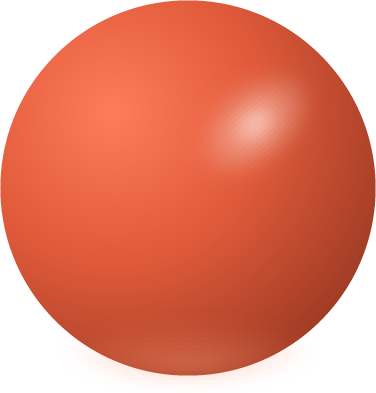
#> input picture dist/assets/brand/notoow-3d.png, 376 x 393 px
$ python package-brand-assets.py ../dist/assets/brand/notoow-3d.png ../dist/assets/brand/notoow-2d.png
#> lines starting #> are read from the running program, lines starting #| are printed output that depends on the picture
"""Package supplied, unchanged notoow artwork for web/icon formats.

Run with the 3D and 2D source PNG paths as arguments. Only icon sizing,
transparent square padding and PNG/ICO encoding are performed.
"""
from pathlib import Path
from PIL import Image
import shutil
import sys

root = Path(__file__).resolve().parents[1]
out = root / 'dist/assets/brand'
out.mkdir(parents=True, exist_ok=True)
shutil.copyfile(sys.argv[1], out / 'notoow-3d.png')
shutil.copyfile(sys.argv[2], out / 'notoow-2d.png')
source = Image.open(sys.argv[1]).convert('RGBA')
#> source is the input picture: PIL image 376x393 RGBA; mean R, G, B, A 175.2, 76, 51.7, 191.6

def icon(size):
    artwork = source.copy()
    artwork.thumbnail((round(size*.92), round(size*.92)), Image.Resampling.LANCZOS)
    canvas = Image.new('RGBA', (size, size), (0, 0, 0, 0))
    canvas.alpha_composite(artwork, ((size-artwork.width)//2, (size-artwork.height)//2))
    return canvas

for size in (16, 32, 48, 180, 192, 512):
    icon(size).save(out / f'icon-{size}.png', optimize=True)
#> this loop made 6 passes
#> pass 1, `icon(size).save(out / f'icon-{size}.png', optimize=True)`:
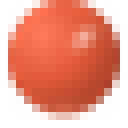
#> saved as icon-16.png: PIL image 16x16 RGBA (shown 8 times larger); mean R, G, B, A 159.2, 67.8, 46.3, 157.7; transparent parts drawn white
#> pass 2, `icon(size).save(out / f'icon-{size}.png', optimize=True)`:
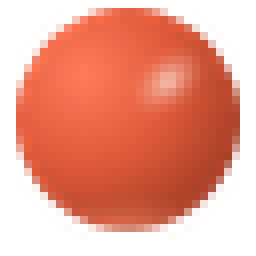
#> saved as icon-32.png: PIL image 32x32 RGBA (shown 8 times larger); mean R, G, B, A 148.6, 64.8, 44.1, 151.9; transparent parts drawn white
icon(256).save(root / 'dist/favicon.ico', sizes=[(16,16),(32,32),(48,48),(64,64),(128,128),(256,256)])
#> in icon (call 7), `canvas = Image.new('RGBA', (size, size), (0, 0, 0, 0))`: canvas: PIL image 256x256 RGBA; every value is 0
#> in icon (call 7), `canvas.alpha_composite(artwork, ((size-artwork.width)//2, (size-artwor..`:
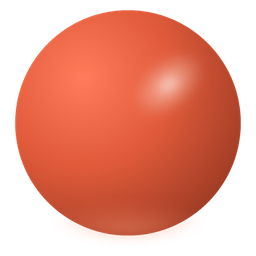
#> canvas: PIL image 256x256 RGBA; mean R, G, B, A 144.4, 62.5, 42.4, 155.9; transparent parts drawn white
print('Original logos copied without pixel changes; transparent 3D PNG/ICO icons packaged.')
